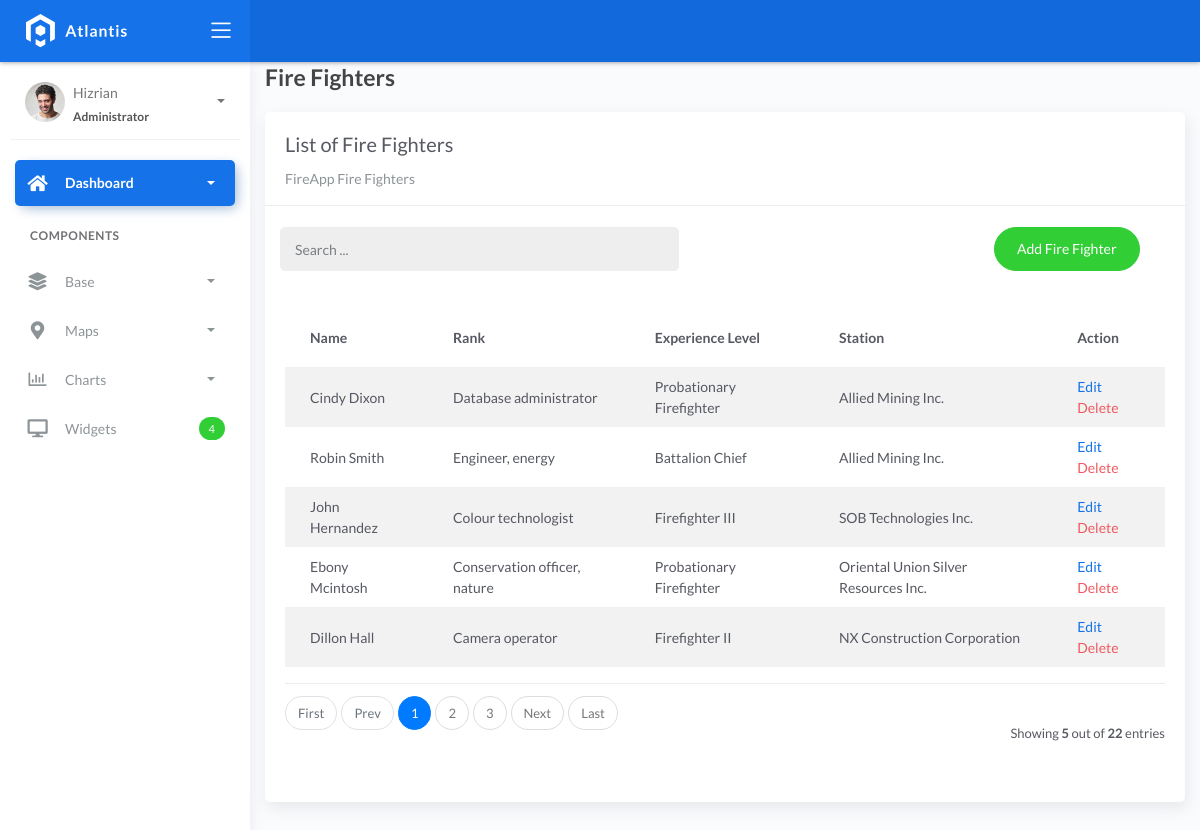
/firefighterlist, run on the app's committed database.
### fire/models.py (models this page shows, shortened)
class BaseModel(models.Model):
    created_at = models.DateTimeField(auto_now_add=True, db_index=True)
    updated_at = models.DateTimeField(auto_now=True)
    class Meta:
        abstract = True

class Firefighters(BaseModel):
    XP_CHOICES = (
        ('Probationary Firefighter', 'Probationary Firefighter'),
        ('Firefighter I', 'Firefighter I'),
        ('Firefighter II', 'Firefighter II'),
        ('Firefighter III', 'Firefighter III'),
        ('Driver', 'Driver'),
        ('Captain', 'Captain'),
        ('Battalion Chief', 'Battalion Chief'),
    )
    name = models.CharField(max_length=150)
    rank = models.CharField(max_length=45, choices=XP_CHOICES)
    experience_level = models.CharField(max_length=45)
    station = models.ForeignKey(FireStation, on_delete=models.CASCADE)

class FireStation(BaseModel):
    name = models.CharField(max_length=150)
    latitude = models.DecimalField(
        max_digits=22, decimal_places=16, null=True, blank=True)
    longitude = models.DecimalField(
        max_digits=22, decimal_places=16, null=True, blank=True)
    address = models.CharField(max_length=150)
    city = models.CharField(max_length=150)
    country = models.CharField(max_length=150)
    def __str__(self):
        return self.name

### fire/views.py (the view)
# urls.py: path('firefighterlist', FireFighterList.as_view(), name='firefighter-list'),
class FireFighterList(ListView):
    model = Firefighters
    context_object_name = 'firefighters'
    template_name = "firefighterslist.html"
    paginate_by = 5
    def get_queryset(self, *args, **kwargs):
        qs = super(FireFighterList, self).get_queryset(*args, **kwargs)
        if self.request.GET.get("q") != None:
            query = self.request.GET.get('q')
            qs = qs.filter(Q(name__icontains=query) |
            Q(rank__icontains=query) | Q(experience_level__icontains=query) | Q(station__icontains=query))
        return qs

### templates/firefighterslist.html (shortened to what this page needs)
{% extends 'base.html' %} {% load static %} {% block content %}
<div class="content">
    <div class="container-fluid">
        <h4 class="page-title">Fire Fighters</h4>
        <div class="row">
            <div class="col-md-12">
                <div class="card">
                    <div class="card-header">
                        <div class="card-title">List of Fire Fighters</div>
                        <div class="card-category">FireApp Fire Fighters</div>
                    </div>
                    <br>
                        <div class="col-md-12 row">
                            <div class="col-md-6">
                                <form action="" class="navbar-left navbar-form nav-search mr-md-3" action="{% url 'firefighter-list' %}">
                                    <div class="input-group">
                                        <input type="text" placeholder="Search ..." class="form-control" name="q">
                                        <div class="input-group-append">
                                        <span class="input-group-text">
                                        </span>
                                        </div>
                                    </div>
                                </form>
                            </div>
                            <div class="col-md-6">
                                <div class="pull-right">
                                    <a href="{% url 'firefighter-add' %}" class="btn btn-success btn-rounded">Add Fire Fighter</a>
                                </div>
                            </div>
                        </div>
                    <div class="card-body">
                        <table class="table table-striped mt-3">
                            <thead>
                                <tr>
                                    <th scope="col">Name</th>
                                    <th scope="col">Rank</th>
                                    <th scope="col">Experience Level</th>
                                    <th scope="col">Station</th>
                                    <th scope="col">Action</th>
                                </tr>
                            </thead>
                            <tbody>
                                {% for object in object_list %}
                                <tr>
                                    <td>{{ object.name }}</td>
                                    <td>{{ object.rank }}</td>
                                    <td>{{ object.experience_level }}</td>
                                    <td>{{ object.station }}</td>
                                    <td>
                                        <a href="firefighterlist/{{ object.id }}">Edit</a>
                                        <a href="firefighterlist/{{ object.id }}/delete" class="text-danger">Delete</a>
                                    </td>
                                </tr>
                                {% empty %}
                                <tr>
                                    <td colspan="4" style="text-align: center">
                                    <p class="text-sm font-weight-bold mb-0">No Records Found</p>
                                    </td>
                                </tr>
                                {% endfor %}
                            </tbody>
                        </table>
                        {% include 'includes/pagination.html' %}
                    </div>
                </div>
            </div>
        </div>
    </div>
</div>
{% endblock %}

### data on the page
Firefighters: name "Cindy Dixon", rank "Database administrator", experience_level "Probationary Firefighter", station "Allied Mining Inc."
Firefighters: name "Robin Smith", rank "Engineer, energy", experience_level "Battalion Chief", station "Allied Mining Inc."
Firefighters: name "John Hernandez", rank "Colour technologist", experience_level "Firefighter III", station "SOB Technologies Inc."
Firefighters: name "Ebony Mcintosh", rank "Conservation officer, nature", experience_level "Probationary Firefighter", station "Oriental Union Silver Resources Inc."
Firefighters: name "Dillon Hall", rank "Camera operator", experience_level "Firefighter II", station "NX Construction Corporation"

### other printed values
{{ page_num }} "1"
{{ page_num }} "2" "3"
{{ object_list.count }} "5"
{{ paginator.count }} "22"
